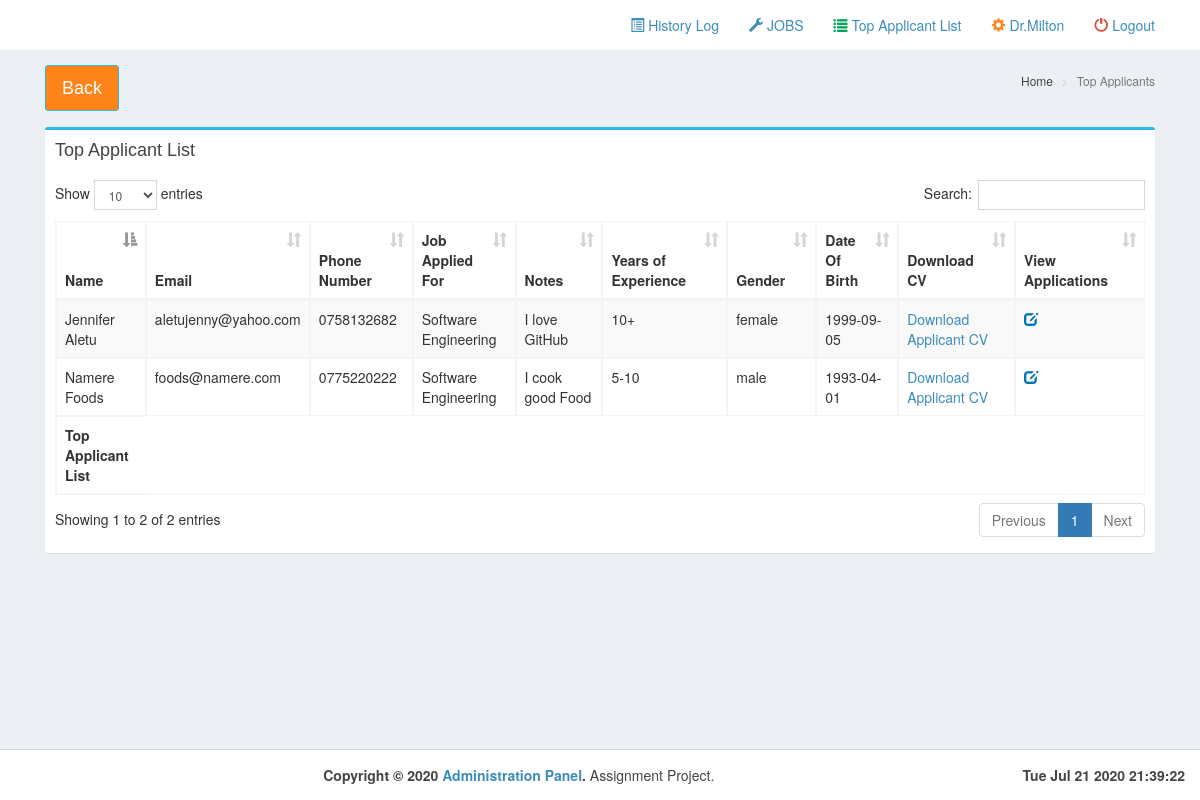
Page /pages/topapp.php (signed in) on the earlier database version.
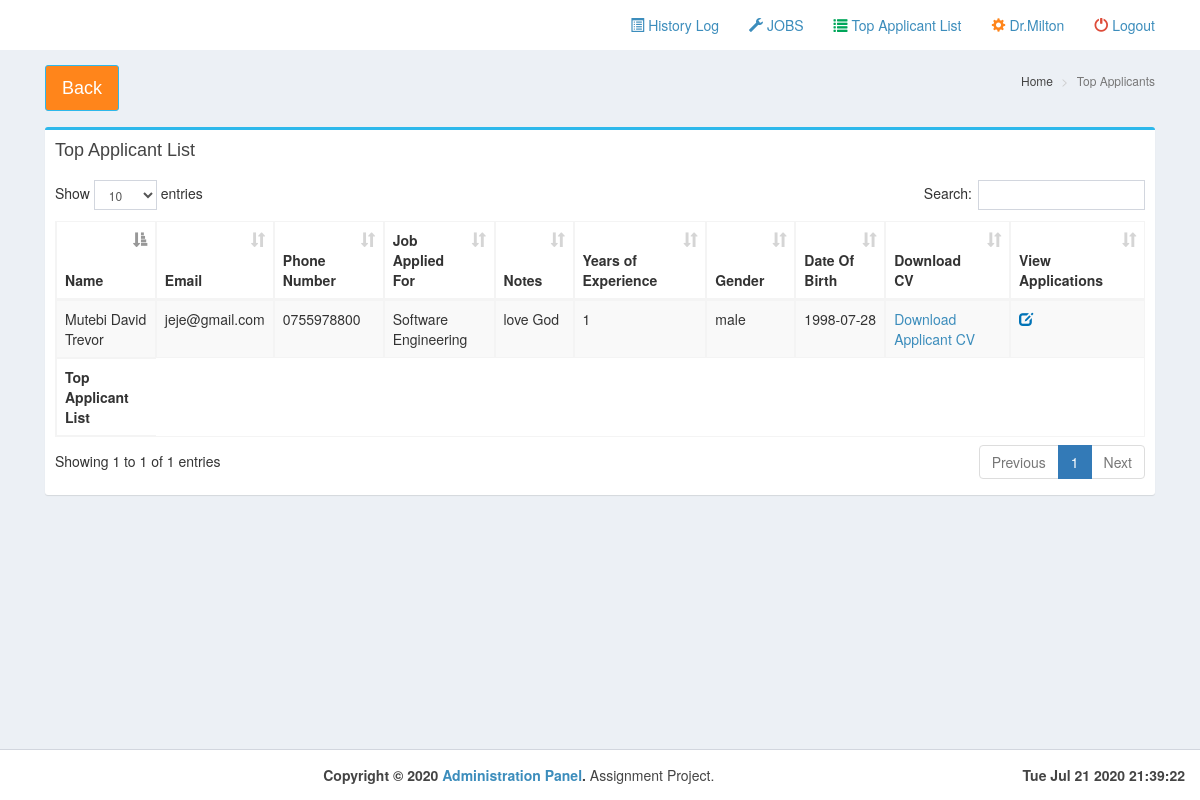
Same page on the later database version.
### tables this page shows
CREATE TABLE `applicants` (
  `ID` int(11) NOT NULL,
  `name` varchar(250) NOT NULL,
  `email` varchar(250) NOT NULL,
  `phonenumber` varchar(250) NOT NULL,
  `gender` varchar(250) NOT NULL,
  `dateofbirth` date NOT NULL,
  `coverletter` longtext NOT NULL,
  `cat_id` int(11) NOT NULL,
  `branch_id` int(11) NOT NULL,
  `yearsofexperience` int(11) NOT NULL,
  `notes` longtext NOT NULL,
  `skills` int(11) NOT NULL,
  `education` int(11) NOT NULL,
  `ratingtotal` int(11) NOT NULL,
  `cv` varchar(255) NOT NULL,
  `size` int(11) NOT NULL,
  `downloads` int(11) NOT NULL
);

CREATE TABLE `category` (
  `cat_id` int(11) NOT NULL,
  `cat_name` varchar(30) NOT NULL,
  `itemdesc` longtext NOT NULL,
  `status` varchar(255) NOT NULL
);

### pages/topapp.php (the view, shortened to what this page needs)
<!DOCTYPE html>
<html>
  <head>
    <link rel="stylesheet" href="../bootstrap/css/bootstrap.min.css">
    <link rel="stylesheet" href="../plugins/datatables/dataTables.bootstrap.css">
    <link rel="stylesheet" href="../dist/css/AdminLTE.min.css">
    <link rel="stylesheet" href="../dist/css/skins/_all-skins.min.css">
 </head>
  <body class="hold-transition skin-<?php echo $_SESSION['skin'];?> layout-top-nav">
    <div class="wrapper">
      <?php include('../dist/includes/header.php');
      include('../dist/includes/dbcon.php');
      ?>
      <div class="content-wrapper">
        <div class="container">
          <section class="content-header">
            <h1>
              <a class="btn btn-lg btn-warning" href="home.php">Back</a>
            </h1>
            <ol class="breadcrumb">
              <li><a href="#"><i class="fa fa-dashboard"></i> Home</a></li>
              <li class="active">Top Applicants</li>
            </ol>
          </section>
          <section class="content">
            <div class="row">
	      <div class="col-md-4">
              </div>
            </div>
            <div class="col-xs-16">
              <div class="box box-primary">
                <div class="box-header">
                  <h3 class="box-title">Top Applicant List</h3>
                </div>
                <div class="box-body">
                  <table id="example1" class="table table-bordered table-striped">
                    <thead>
                      <tr>
                      <th>Name</th>
                        <th>Email</th>
                        <th>Phone Number</th>
                        <th>Job Applied For</th>
                        <th>Notes</th>
                        <th>Years of Experience</th>
                        <th>Gender</th>
                        <th>Date Of Birth</th>
                        <th>Download CV</th>
                        <th>View Applications</th>
                      </tr>
                    </thead>
                    <tbody>
<?php
        $query=mysqli_query($con,"select * from applicants natural join category where branch_id='1' order by cat_name")or die(mysqli_error());
		while($row=mysqli_fetch_array($query)){
?>
                      <tr>
                      <td><?php echo $row['name'];?></td>
                        <td><?php echo $row['email'];?></td>
                        <td><?php echo $row['phonenumber'];?></td>
                        <td><?php echo $row['cat_name'];?></td>
                        <td><?php echo $row['notes'];?></td>
                        <td><?php echo $row['yearsofexperience'];?></td>
						            <td><?php echo $row['gender'];?></td>
                        <td><?php echo $row['dateofbirth'];?></td>
                        <td><a href="../<?php echo $row['cv'];?>">Download Applicant CV</a></td>
                        <td>
				<a href="#updateordinance<?php echo $row['ID'];?>" data-target="#updateordinance<?php echo $row['ID'];?>" data-toggle="modal" style="color:#fff;" class="small-box-footer"><i class="glyphicon glyphicon-edit text-blue"></i></a>
						</td>
                      </tr>
<div id="updateordinance<?php echo $row['ID'];?>" class="modal fade in" tabindex="-1" role="dialog" aria-labelledby="myModalLabel" aria-hidden="true" style="display: none;">
<?php }?>
                    </tbody>
                    <tfoot>
                      <tr>
                          <th>Top Applicant List</th>
                      </tr>
                    </tfoot>
                  </table>
                </div>
            </div>
          </div>
          </section>
        </div>
      </div>
      <?php include('../dist/includes/footer.php');?>
    </div>
  </body>
</html>

### dist/includes/header.php (shortened to what this page needs)
<?php
include('../dist/includes/dbcon.php');
$branch=$_SESSION['branch'];
$query=mysqli_query($con,"select * from branch where branch_id='$branch'")or die(mysqli_error($con));
  $row=mysqli_fetch_array($query);
           $branch_name=$row['branch_name'];
?>
      <header class="main-header">
        <nav class="navbar navbar-static-top">
          <div class="container">
            <div class="navbar-header" style="padding-left:20px">
              <a href="home.php" class="navbar-brand"><b><i class="glyphicon glyphicon-home"></i> <?php echo $branch_name;?> </b></a>
            </div>
              <div class="navbar-custom-menu">
                <ul class="nav navbar-nav">
				  <li class="">
                    <a href="log.php" class="dropdown-toggle">
                      <i class="glyphicon glyphicon-list-alt"></i>
                      History Log
                    </a>
                  </li>
				   <li class="dropdown notifications-menu">
                    <a href="joboffers.php" class="dropdown-toggle" data-toggle="#">
                      <i class="glyphicon glyphicon-wrench"></i> JOBS
                    </a>
                  </li>
				   <li class="dropdown notifications-menu">
                    <a href="topapplicants.php">
                      <i class="glyphicon glyphicon-list text-green"></i> Top Applicant List
                    </a>
                  </li>
				  <li class="">
                    <a href="profile.php" class="dropdown-toggle">
                      <i class="glyphicon glyphicon-cog text-orange"></i>
                      <?php echo $_SESSION['name'];?>
                    </a>
                  </li>
                  <li class="">
                    <a href="logout.php" class="dropdown-toggle">
                      <i class="glyphicon glyphicon-off text-red"></i> Logout
                    </a>
                  </li>
                </ul>
              </div>
          </div>
        </nav>
      </header>

### dist/includes/footer.php (shortened to what this page needs)
<footer class="main-footer" style="text-align:center">
        <strong>Copyright &copy; 2020 <a href="">Administration Panel</a>.</strong> Assignment Project.
        <b><span id="date_time" class="pull-right"></span></b>
</footer>

Differences in the rows shown:
removed applicants: name "Namere Foods", email "foods@namere.com", phonenumber "0775220222", cat.cat_name "Software Engineering", notes "I cook good Food", yearsofexperience "5-10", gender "male", dateofbirth "1993-04-01"
removed applicants: name "Jennifer Aletu", email "aletujenny@yahoo.com", phonenumber "0758132682", cat.cat_name "Software Engineering", notes "I love GitHub", yearsofexperience "10+", gender "female", dateofbirth "1999-09-05"
added applicants: name "Mutebi David Trevor", email "jeje@gmail.com", phonenumber "0755978800", cat.cat_name "Software Engineering", notes "love God", yearsofexperience "1", gender "male", dateofbirth "1998-07-28"
Other differences:
text written by a page script: "Show entries Search: Showing 1 to 2 of 2 entries Previous 1 Next" → "Show entries Search: Showing 1 to 1 of 1 entries Previous 1 Next"
